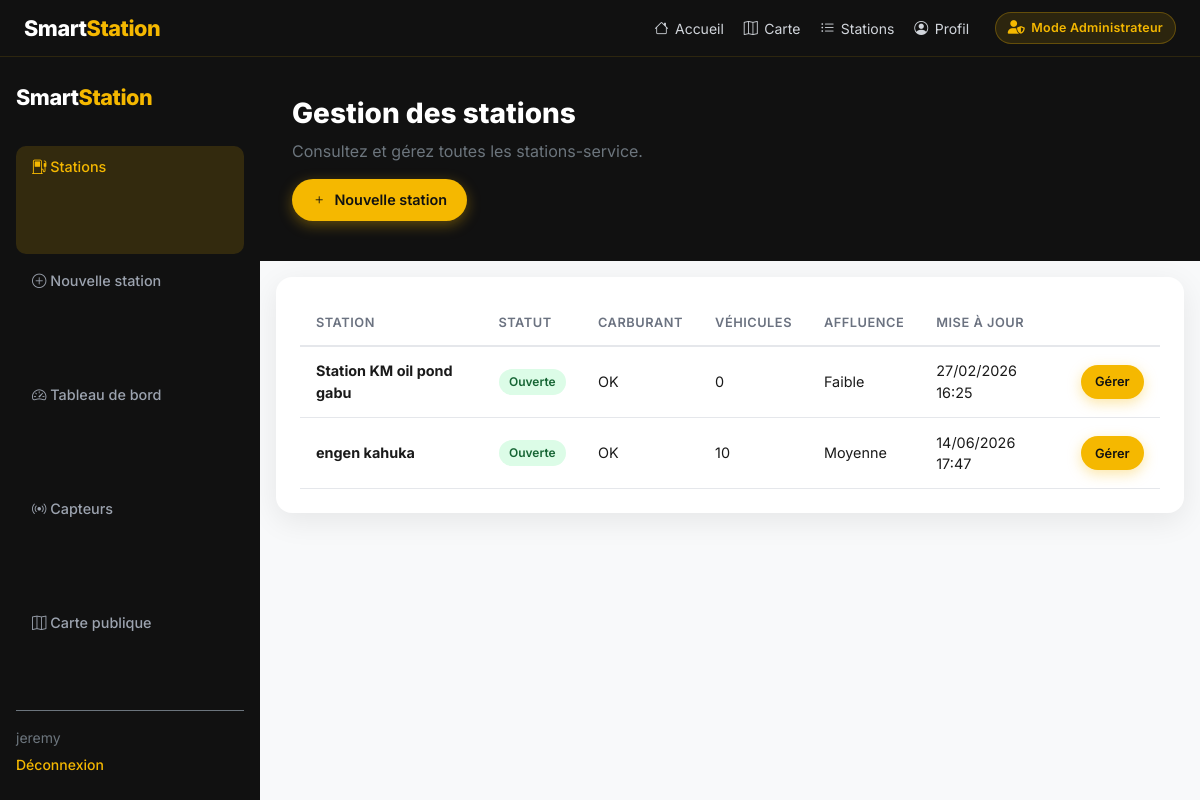
The app's page /administration/ (signed in), older data.
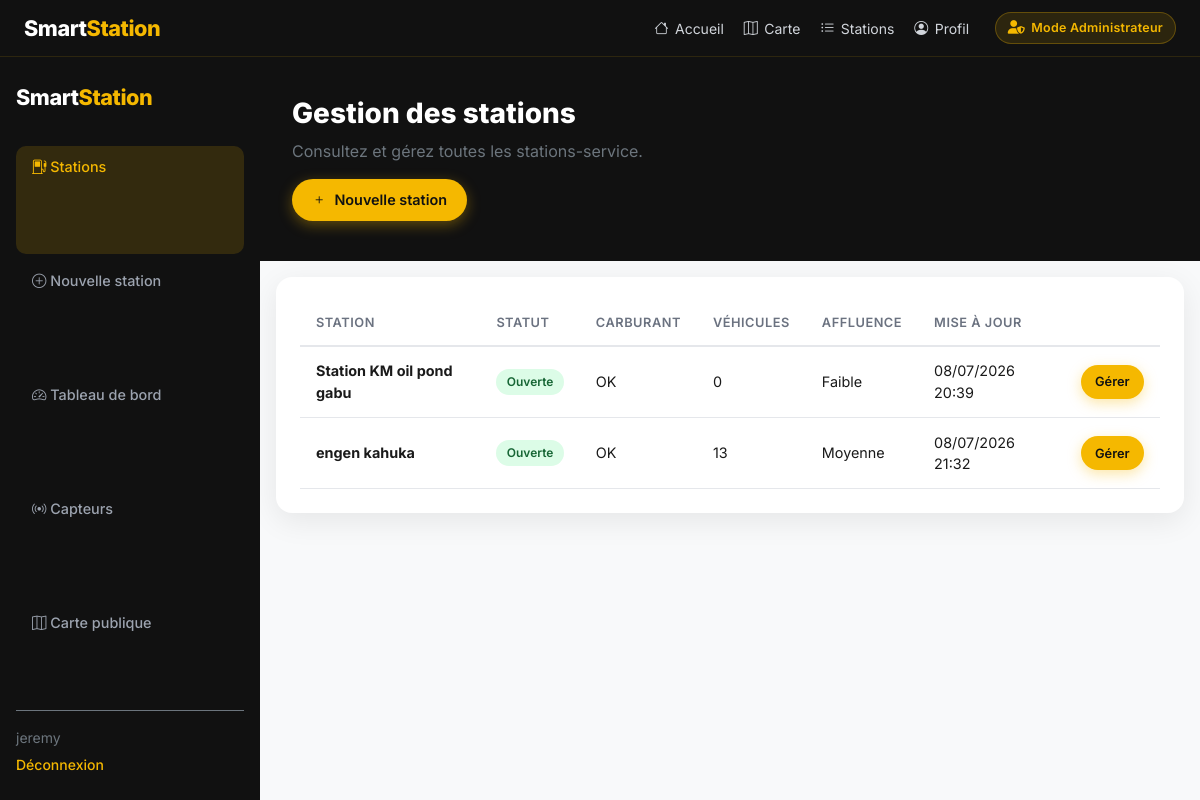
The same page, newer data.
### stations/models.py (models this page shows, shortened)
class StationService(models.Model):
    STATUT_OUVERTE = "ouverte"
    STATUT_FERMEE = "fermee"
    STATUT_CHOICES = [
        (STATUT_OUVERTE, "Ouverte"),
        (STATUT_FERMEE, "Fermée"),
    ]
    AFFLUENCE_FAIBLE = "faible"
    AFFLUENCE_MOYENNE = "moyenne"
    AFFLUENCE_FORTE = "forte"
    AFFLUENCE_CHOICES = [
        (AFFLUENCE_FAIBLE, "Faible"),
        (AFFLUENCE_MOYENNE, "Moyenne"),
        (AFFLUENCE_FORTE, "Forte"),
    ]
    nom = models.CharField(max_length=255)
    adresse = models.CharField(max_length=500, blank=True, default="")
    latitude = models.FloatField()
    longitude = models.FloatField()
    telephone = models.CharField(max_length=30, blank=True, default="")
    carburants = models.CharField(
        max_length=255,
        default="Essence, Gasoil",
        help_text="Carburants proposés, séparés par des virgules.",
    )
    capacite_max = models.PositiveIntegerField(default=30)
    statut = models.CharField(
        max_length=10,
        choices=STATUT_CHOICES,
        default=STATUT_OUVERTE,
    )
    carburant_disponible = models.BooleanField(default=True)
    nombre_vehicules = models.PositiveIntegerField(default=0)
    niveau_affluence = models.CharField(
        max_length=10,
        choices=AFFLUENCE_CHOICES,
        default=AFFLUENCE_FAIBLE,
    )
    date_mise_a_jour = models.DateTimeField(auto_now=True)
    class Meta:
        ordering = ["nom"]
    @property
    def affluence_label(self) -> str:
        return dict(self.AFFLUENCE_CHOICES).get(self.niveau_affluence, self.niveau_affluence)

### stations/views.py (the view)
# urls.py: path("administration/", AdminStationListView.as_view(), name="admin-stations"),
class AdminStationListView(AdminRequiredMixin, TemplateView):
    template_name = "stations/admin_stations.html"
    def get_context_data(self, **kwargs: Any) -> dict[str, Any]:
        context = super().get_context_data(**kwargs)
        context["stations"] = StationService.objects.all()
        return context

### stations/views.py (called while the page is built)
    def test_func(self) -> bool:
        user = self.request.user
        return bool(user and (user.is_staff or user.is_superuser))

### templates/stations/admin_stations.html
{% extends "stations/base_admin.html" %}
{% block content %}
<header class="ss-admin-hero">
  <h1>Gestion des stations</h1>
  <p class="text-secondary mb-0">Consultez et gérez toutes les stations-service.</p>
  <a href="{% url 'station-create' %}" class="ss-btn ss-btn--primary mt-3"><i class="bi bi-plus"></i> Nouvelle station</a>
</header>
<div class="p-3">
  <div class="ss-card ss-table-wrap">
    <table class="ss-table">
      <thead>
        <tr>
          <th>Station</th><th>Statut</th><th>Carburant</th><th>Véhicules</th><th>Affluence</th><th>Mise à jour</th><th></th>
        </tr>
      </thead>
      <tbody>
        {% for station in stations %}
          <tr>
            <td><strong>{{ station.nom }}</strong></td>
            <td>{% if station.statut == "ouverte" %}<span class="ss-badge ss-badge--green">Ouverte</span>{% else %}<span class="ss-badge ss-badge--gray">Fermée</span>{% endif %}</td>
            <td>{% if station.carburant_disponible %}OK{% else %}<span class="text-danger">Rupture</span>{% endif %}</td>
            <td>{{ station.nombre_vehicules }}</td>
            <td>{{ station.affluence_label }}</td>
            <td>{{ station.date_mise_a_jour|date:"d/m/Y H:i" }}</td>
            <td><a href="{% url 'admin-station-detail' station.pk %}" class="ss-btn ss-btn--primary ss-btn--sm">Gérer</a></td>
          </tr>
        {% empty %}
          <tr><td colspan="7" class="text-muted">Aucune station.</td></tr>
        {% endfor %}
      </tbody>
    </table>
  </div>
</div>
{% endblock %}

Row changes from the older to the newer data that the page shows:
changed StationService "Station KM oil pond gabu": date_mise_a_jour "27/02/2026 16:25" → "08/07/2026 20:39"
changed StationService "engen kahuka": nombre_vehicules "10" → "13"; date_mise_a_jour "14/06/2026 17:47" → "08/07/2026 21:32"
